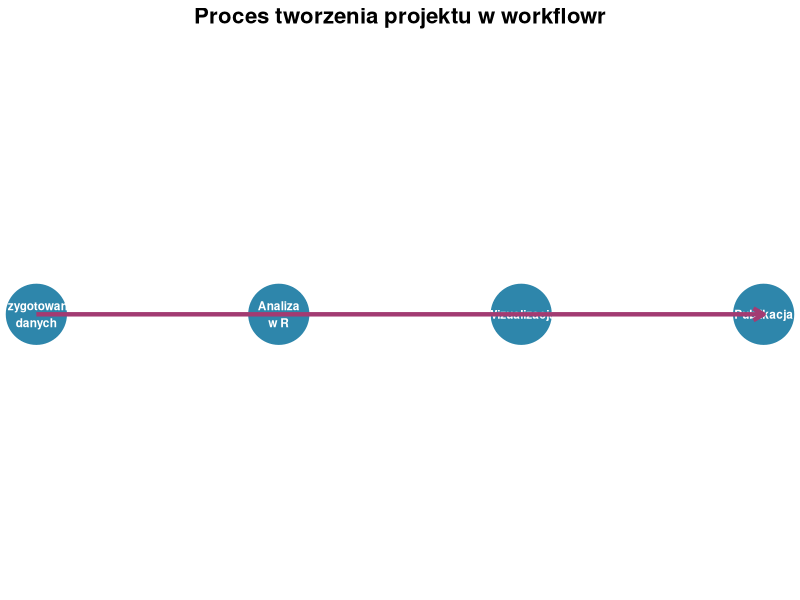

Write R code to recreate this figure.
## ---- chunk 1
# Prosty diagram przedstawiający workflow projektu
library(ggplot2)

workflow_steps <- data.frame(
  step = c("Przygotowanie\ndanych", "Analiza\nw R", "Wizualizacja", "Publikacja"),
  order = 1:4,
  y = rep(1, 4)
)

ggplot(workflow_steps, aes(x = order, y = y, label = step)) +
  geom_point(size = 20, color = "#2E86AB") +
  geom_text(color = "white", fontface = "bold", size = 3) +
  geom_line(color = "#A23B72", size = 1.5, arrow = arrow(length = unit(0.3, "cm"))) +
  theme_void() +
  ylim(0.5, 1.5) +
  ggtitle("Proces tworzenia projektu w workflowr") +
  theme(plot.title = element_text(hjust = 0.5, size = 16, face = "bold"))
